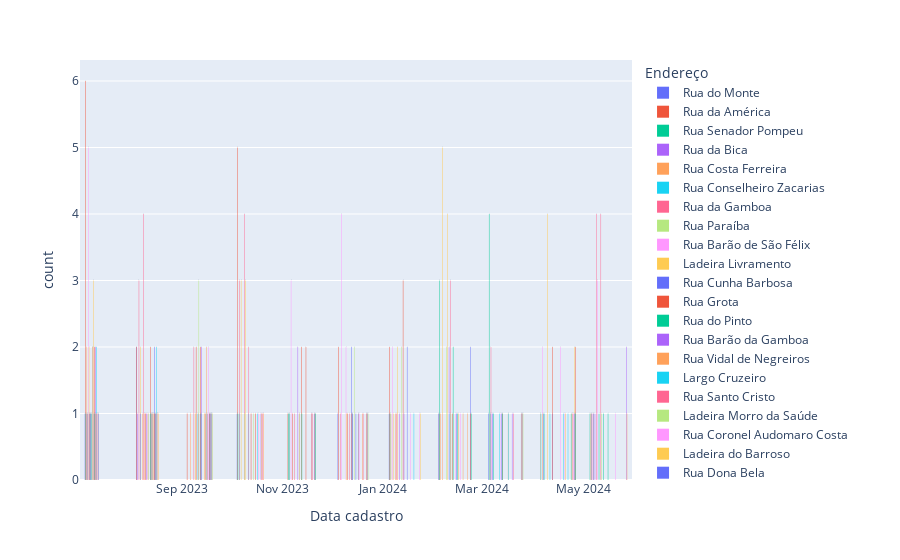

The notebook cell this image was saved under:
### Code cell
px.histogram(dados,x='Data cadastro',text_auto=True,color='Endereço',barmode='group')
